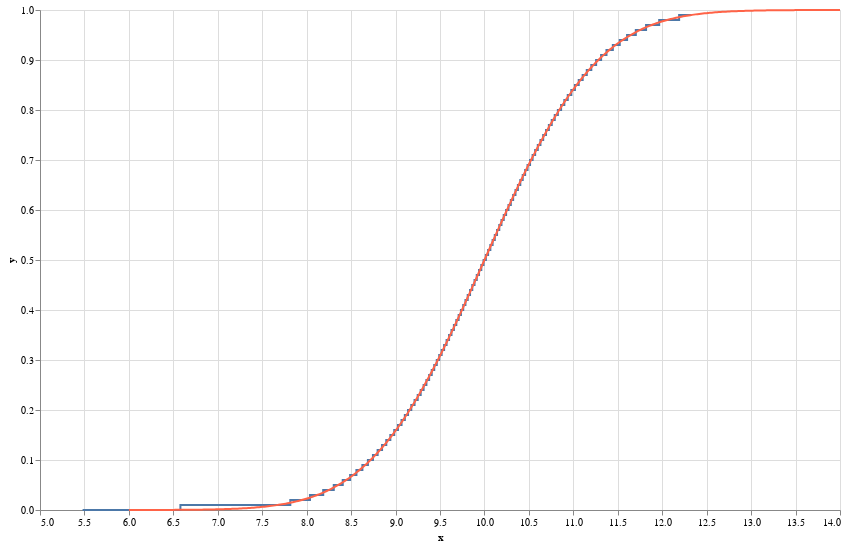

Notebook code cell kept with this figure:
### Code cell
x, y = bootcamp_utils.ecdf_vals(x)


x_theor = np.linspace(6 ,14 ,400)
y_theor = scipy.stats.norm.cdf(x_theor, mu, sigma)

df_cdf = pd.DataFrame(data={'x': x_theor,
                            'y': y_theor})


df_ecdf = pd.DataFrame(data={'x': x[::1000],
                             'y': y[::1000]})


ecdf = alt.Chart(df_ecdf,
                 height=500,
                 width=800
    ).mark_line(interpolate='step'
    ).encode(
        x=alt.X('x:Q', scale=alt.Scale(zero=False)),
        y='y:Q')

cdf = alt.Chart(df_cdf,
                 height=500,
                 width=800
    ).mark_line(color='tomato'
    ).encode(
        x=alt.X('x:Q', scale=alt.Scale(zero=False)),
        y='y:Q')

ecdf + cdf

### Figure 1 — Vega-Lite specification as saved in the notebook (floating-point values rounded to 4 significant figures; data arrays with more than 128 entries replaced by an {"elided": "..."} marker saying what was removed)
{"$schema": "https://vega.github.io/schema/vega-lite/v2.4.3.json", "config": {"view": {"height": 300, "width": 400}}, "layer": [{"data": {"values": [{"x": 5.479, "y": 1e-05}, {"x": 7.68, "y": 0.01001}, {"x": 7.952, "y": 0.02001}, {"x": 8.122, "y": 0.03001}, {"x": 8.25, "y": 0.04001}, {"x": 8.359, "y": 0.05001}, {"x": 8.452, "y": 0.06001}, {"x": 8.526, "y": 0.07001}, {"x": 8.594, "y": 0.08001}, {"x": 8.66, "y": 0.09001}, {"x": 8.718, "y": 0.1}, {"x": 8.773, "y": 0.11}, {"x": 8.823, "y": 0.12}, {"x": 8.873, "y": 0.13}, {"x": 8.918, "y": 0.14}, {"x": 8.964, "y": 0.15}, {"x": 9.006, "y": 0.16}, {"x": 9.048, "y": 0.17}, {"x": 9.087, "y": 0.18}, {"x": 9.122, "y": 0.19}, {"x": 9.159, "y": 0.2}, {"x": 9.195, "y": 0.21}, {"x": 9.232, "y": 0.22}, {"x": 9.266, "y": 0.23}, {"x": 9.299, "y": 0.24}, {"x": 9.332, "y": 0.25}, {"x": 9.362, "y": 0.26}, {"x": 9.394, "y": 0.27}, {"x": 9.42, "y": 0.28}, {"x": 9.45, "y": 0.29}, {"x": 9.478, "y": 0.3}, {"x": 9.505, "y": 0.31}, {"x": 9.532, "y": 0.32}, {"x": 9.56, "y": 0.33}, {"x": 9.588, "y": 0.34}, {"x": 9.616, "y": 0.35}, {"x": 9.643, "y": 0.36}, {"x": 9.67, "y": 0.37}, {"x": 9.697, "y": 0.38}, {"x": 9.722, "y": 0.39}, {"x": 9.749, "y": 0.4}, {"x": 9.774, "y": 0.41}, {"x": 9.798, "y": 0.42}, {"x": 9.825, "y": 0.43}, {"x": 9.851, "y": 0.44}, {"x": 9.876, "y": 0.45}, {"x": 9.901, "y": 0.46}, {"x": 9.926, "y": 0.47}, {"x": 9.952, "y": 0.48}, {"x": 9.977, "y": 0.49}, {"x": 10.0, "y": 0.5}, {"x": 10.03, "y": 0.51}, {"x": 10.05, "y": 0.52}, {"x": 10.08, "y": 0.53}, {"x": 10.1, "y": 0.54}, {"x": 10.13, "y": 0.55}, {"x": 10.15, "y": 0.56}, {"x": 10.18, "y": 0.57}, {"x": 10.2, "y": 0.58}, {"x": 10.23, "y": 0.59}, {"x": 10.26, "y": 0.6}, {"x": 10.28, "y": 0.61}, {"x": 10.31, "y": 0.62}, {"x": 10.34, "y": 0.63}, {"x": 10.36, "y": 0.64}, {"x": 10.39, "y": 0.65}, {"x": 10.42, "y": 0.66}, {"x": 10.44, "y": 0.67}, {"x": 10.47, "y": 0.68}, {"x": 10.5, "y": 0.69}, {"x": 10.53, "y": 0.7}, {"x": 10.56, "y": 0.71}, {"x": 10.58, "y": 0.72}, {"x": 10.62, "y": 0.73}, {"x": 10.64, "y": 0.74}, {"x": 10.68, "y": 0.75}, {"x": 10.71, "y": 0.76}, {"x": 10.74, "y": 0.77}, {"x": 10.77, "y": 0.78}, {"x": 10.81, "y": 0.79}, {"x": 10.84, "y": 0.8}, {"x": 10.88, "y": 0.81}, {"x": 10.92, "y": 0.82}, {"x": 10.96, "y": 0.83}, {"x": 11.0, "y": 0.84}, {"x": 11.04, "y": 0.85}, {"x": 11.08, "y": 0.86}, {"x": 11.13, "y": 0.87}, {"x": 11.18, "y": 0.88}, {"x": 11.23, "y": 0.89}, {"x": 11.28, "y": 0.9}, {"x": 11.34, "y": 0.91}, {"x": 11.41, "y": 0.92}, {"x": 11.48, "y": 0.93}, {"x": 11.56, "y": 0.94}, {"x": 11.65, "y": 0.95}, {"x": 11.76, "y": 0.96}, {"x": 11.88, "y": 0.97}, {"x": 12.05, "y": 0.98}, {"x": 12.33, "y": 0.99}]}, "encoding": {"x": {"field": "x", "scale": {"zero": false}, "type": "quantitative"}, "y": {"field": "y", "type": "quantitative"}}, "height": 500, "mark": {"interpolate": "step", "type": "line"}, "width": 800}, {"data": {"values": {"elided": "400 records"}}, "encoding": {"x": {"field": "x", "scale": {"zero": false}, "type": "quantitative"}, "y": {"field": "y", "type": "quantitative"}}, "height": 500, "mark": {"color": "tomato", "type": "line"}, "width": 800}]}
